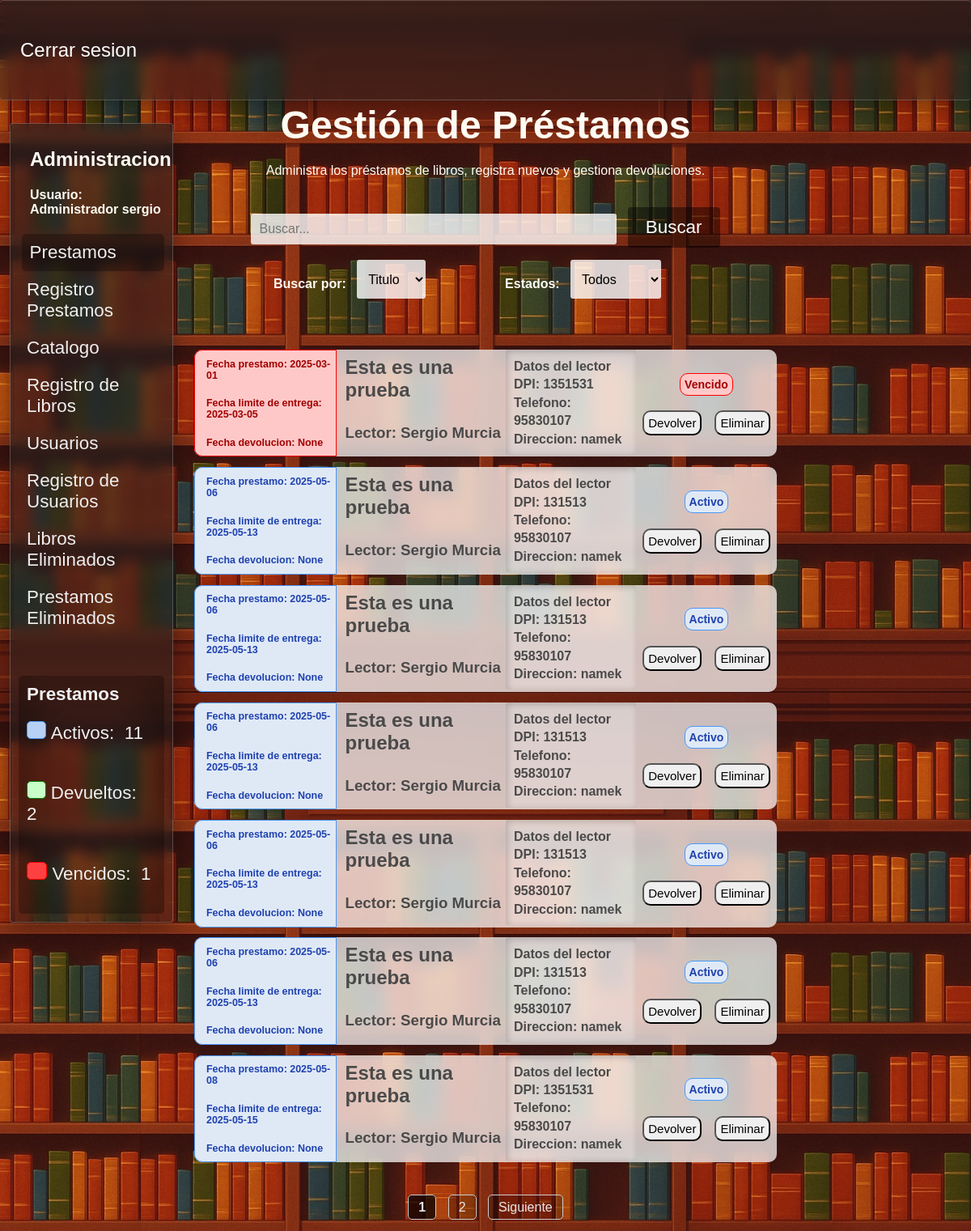
Before: /prestamos (signed in) with the older database file.
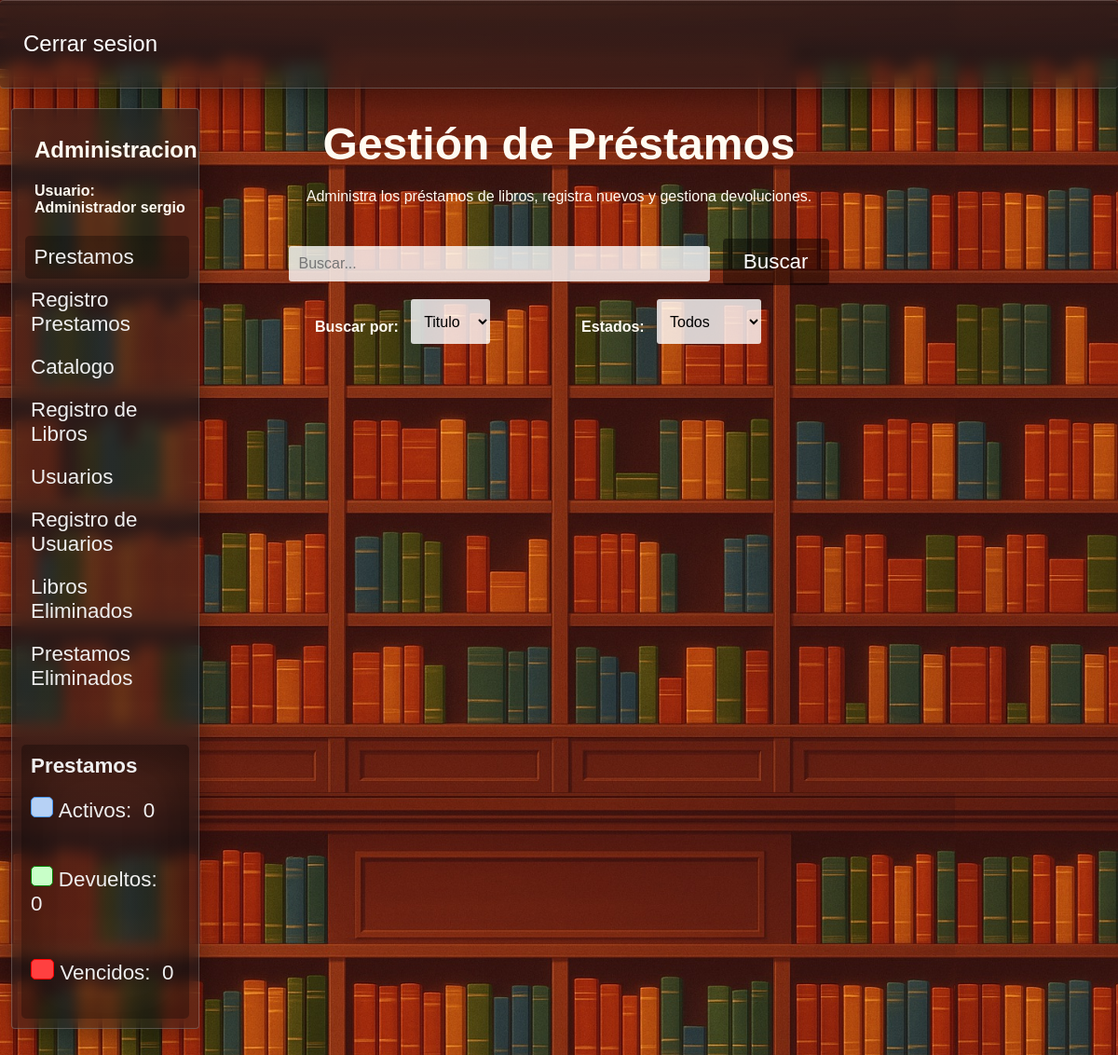
After: the same page with the newer database file.
### tables this page shows
CREATE TABLE "Prestamos" (
	"id_prestamo"	INTEGER NOT NULL,
	"dpi_usuario"	TEXT NOT NULL,
	"nombre"	TEXT NOT NULL,
	"apellido"	TEXT NOT NULL,
	"direccion"	TEXT NOT NULL,
	"num_telefono"	TEXT,
	"id_libro"	INTEGER NOT NULL,
	"grado"	TEXT,
	"id_estado"	TEXT NOT NULL,
	"fecha_prestamo"	DATE NOT NULL,
	"fecha_entrega_estimada"	DATE NOT NULL,
	"fecha_devolucion"	DATE,
	PRIMARY KEY("id_prestamo" AUTOINCREMENT),
	FOREIGN KEY("id_estado") REFERENCES "Estados"("id_estado"),
	FOREIGN KEY("id_libro") REFERENCES "Libros"("id_libro")
);

CREATE TABLE "Libros" (
	"id_libro"	INTEGER,
	"Titulo"	TEXT NOT NULL,
	"Tomo"	INTEGER,
	"ano_publicacion"	TEXT,
	"ISBN"	TEXT,
	"numero_paginas"	INTEGER  NOT NULL,
	"numero_copias"	INTEGER  NOT NULL,
	PRIMARY KEY("id_libro" AUTOINCREMENT),
	UNIQUE("Titulo", "Tomo")
);

### app.py (the view)
@app.route("/prestamos",methods = ["GET","POST"])
def prestamos():
    if "usuario" not in session:
        return redirect("/") #Solo se puede acceder con session iniciada
    conexion = conexion_BD()
    query = conexion.cursor()
    estados = request.args.get("estados", "Todos")
    verificar_vencidos()
    pagina = request.args.get("page", 1, type=int) #Recibe el parametro de la URL llamado page
    prestamos_por_pagina = 7
    offset = (pagina - 1) * prestamos_por_pagina
    query.execute("select count(*) from prestamos")
    total_prestamos = query.fetchone()[0]
    total_paginas = math.ceil(total_prestamos / prestamos_por_pagina)
    query.execute("""select p.fecha_prestamo, p.fecha_entrega_estimada, p.fecha_devolucion, l.Titulo, p.nombre, p.apellido, p.dpi_usuario, p.num_telefono,  p.direccion, e.estado, p.id_prestamo
                    from Prestamos p
                    join Libros l on p.id_libro = l.id_libro
                    join Estados e on p.id_estado = e.id_estado
                  order by e.id_estado asc
                  limit ? offset ?""",(prestamos_por_pagina,offset))
    prestamos = query.fetchall()
    query.execute("Select Count(*) from prestamos where id_estado = 1") #Prestamos vencidos
    prestamos_vencidos = query.fetchone()[0]
    query.execute("Select Count(*) from prestamos where id_estado = 2") #Prestamos activos
    prestamos_activos = query.fetchone()[0]
    query.execute("Select Count(*) from prestamos where id_estado = 3") #Prestamos devueltos
    prestamos_devueltos = query.fetchone()[0]
    query.close()
    conexion.close()
    return render_template("prestamos.html",prestamos=prestamos,estados=estados,pagina=pagina,total_paginas=total_paginas,
                           prestamos_activos=prestamos_activos,prestamos_devueltos=prestamos_devueltos,prestamos_vencidos=prestamos_vencidos)

### config.py (called while the page is built)
def conexion_BD():
    return sqlite3.connect(DB_PATH)

### templates/prestamos.html (shortened to what this page needs)
<!DOCTYPE html>
<html lang="es">
<head>
    <link rel="stylesheet" href="{{ url_for('static', filename='estilo_prestamos.css') }}">
    <link rel="stylesheet" href="{{ url_for('static', filename='barra_lateral.css') }}">
    <link rel="stylesheet" href="{{ url_for('static', filename='filtros.css') }}">
    <link rel="stylesheet" href="{{ url_for('static', filename='general.css') }}">
</head>
<body>
    <header>
        <div class="navbar fondo-cristal">
            <a href="{{ url_for('logout') }}">Cerrar sesion</a>
        </div>
    </header>
    <main>
        {% if ((session["rol"]) == "Administrador") or ((session["rol"]) == "Bibliotecario") %}
        <section class="barra-lateral fondo-cristal">
            <h2>Administracion</h2>
            <h4>Usuario: <br>
            {{session["rol"]}}&nbsp;{{session["usuario"]}}</h4>
            <nav>
                <a href="{{ url_for('prestamos') }}" id="pagina-actual">Prestamos </a>
                <a href="{{ url_for('registro_prestamos') }}">Registro Prestamos</a>
                <a href="{{ url_for('libros') }}">Catalogo </a>
                <a href="{{ url_for('insertar_libro') }}">Registro de Libros</a>
                {% if session["rol"] == "Administrador" %}
                <a href="{{ url_for('usuarios') }}">Usuarios</a>
                <a href="{{ url_for('registrar_usuarios') }}">Registro de Usuarios</a>
                <a href="{{ url_for('libros_eliminados') }}">Libros Eliminados</a>
                <a href="{{ url_for('prestamos_eliminados') }}">Prestamos Eliminados</a>
                {% endif %}
                <div class="conteo-prestamos">
                    <span>
                        <strong>Prestamos</strong>
                    </span>
                    <span>
                        <span id="azul"> </span>&nbsp;Activos:&nbsp;
                        {{prestamos_activos}}
                        <br><br>
                    </span>
                    <span>
                        <span id="verde"> </span>&nbsp;Devueltos:&nbsp;
                        {{prestamos_devueltos}}
                        <br><br>
                    </span>
                    <span>
                        <span id="rojo"> </span>&nbsp;Vencidos:&nbsp;
                        {{prestamos_vencidos}}
                        <br><br>
                    </span>
                </div>
            </nav>
        </section>
        {% endif %}
        <div class="div-busqueda">
            <form class="frm-prestamos" action="/buscar_prestamo" method="GET">
                <label for="buscar_prestamo"><h1>Gestión de Préstamos</h1>Administra los préstamos de libros, registra nuevos y gestiona devoluciones.</label><br><br><br>
                <input class="buscar-prestamo" id="cuadro-busqueda" type="text" name="buscar_prestamo" autocomplete="off" placeholder="Buscar...">&nbsp;&nbsp;
                <section class="menu-filtros">
                    <nav>
                        <section>
                            <h4> Buscar por: &nbsp;&nbsp;</h4>
                            <select name="filtro-busqueda" id="filtro-busqueda">
                                <option value="Titulo"
                                    >
                                    Titulo
                                </option>
                            </select>
                        </section>
                        <section>
                            <h4> Estados: &nbsp;&nbsp; </h4>
                            <select name="estados" id="estados">
                                <option value="Todos"
                                    {% if estados == "Todos" %}
                                        selected
                                    {% endif %}>
                                    Todos
                                </option>
                            </select>
                        </section>
                    </nav>
                </section>
                <button id="btn-buscar" type="submit">Buscar</button>
            </form>
        </div>
        <div class="contendor-prestamos">
            {% for prestamo in prestamos %}
            <div class="prestamo">
                <span class="span-fechas"
                {% if (prestamo[9]) == 'Activo' %}
                    id="p-activo"
                {% elif (prestamo[9]) == 'Devuelto' %}
                    id="p-devuelto"
                {% elif (prestamo[9]) == 'Vencido' %}
                    id="p-vencido"
                {% endif %}
                >
                    <h2>Fecha prestamo: {{prestamo[0]}}</h2>
                    <h2>Fecha limite de entrega: {{prestamo[1]}}</h2>
                    <h2>Fecha devolucion: {{prestamo[2]}}</h2>
                </span>
                <span id="span-info-prestamos">
                    <h2>{{prestamo[3]}}</h2>
                    <h3>Lector: {{prestamo[4]}}&nbsp;{{prestamo[5]}} </h3>
                </span>
                <span id="span-informacion-lector">
                    <h4 class="h4-datos-lector">
                        <strong>Datos del lector</strong><br>
                        DPI: {{prestamo[6]}} <br>
                        Telefono: {{prestamo[7]}}<br>
                        Direccion: {{prestamo[8]}}<br>
                    </h4>
                </span>
                <span id="span-estado-prestamo">
                    {% if (prestamo[9]) == 'Activo' %}
                        <h4 id="p-activo">Activo</h4>
                        <div class="div-acciones-prestamo">
                            <form class="frm-devolver-prestamo" action="/devolver_prestamo" method="POST">
                                <button type="submit">Devolver</button>
                            </form>
                    {% elif (prestamo[9]) == 'Devuelto' %}
                        <h4 id="p-devuelto">Devuelto</h4>
                        <div class="div-acciones-prestamo">
                    {% elif (prestamo[9]) == 'Vencido' %}
                        <h4 id="p-vencido">Vencido</h4>
                        <div class="div-acciones-prestamo">
                            <form class="frm-devolver-prestamo" action="/devolver_prestamo" method="POST">
                                <button type="submit">Devolver</button>
                            </form>
                    {% endif %}
                    {% if session["rol"] == 'Administrador' %}
                        <form class="frm-eliminar-prestamo" action="/eliminar_prestamo" method="POST">
                            <button type="reset" class="btn-eliminacion"> Eliminar </button>
                        </form>
                    {% endif %}
                    </div>
                </span>
            </div>
            {% endfor %}
            <br><br><br><br>
        </div>
        <div class="paginacion">
            {% for p in range(pagina - 1, pagina + 2) %}
                {% if 1 <= p <= total_paginas %}
                    {% if p == pagina %}
                        <strong>{{ p }}</strong>
                    {% else %}
                        <a href="{{ url_for('buscar_prestamo', page=p, buscar_prestamo=busqueda, estados=estados, filtro_busqueda=filtro_busqueda) }}">{{ p }}</a>
                    {% endif %}
                {% endif %}
            {% endfor %}
            {% if pagina < total_paginas %}
                <a href="{{ url_for('buscar_prestamo', page=pagina + 1, buscar_prestamo=busqueda, estados=estados, filtro_busqueda=filtro_busqueda) }}">Siguiente</a>
            {% endif %}
        </div>
    </main>
</body>
</html>

### static/estilo_prestamos.css (style rules this page uses)
body { background-image: url('img/libros-loop-v2.jpg'); background-size: cover; background-position: top; }
main { height: 100vh; display: flex; flex-direction: column; justify-content: center; align-items: center; color: #fffbf2; }
.contendor-prestamos { display: block; position: relative; width: 60%; height: auto; min-height: 90%; top: 50%; z-index: 0; margin: 2rem auto; }
form select, form input { padding: 10px; font-size: 1rem; border-radius: 3px; border: none; background-color: rgba(255, 255, 255, 0.8); color: black; }
form select { height: 3rem; }
.div-busqueda { text-align: center; position: absolute; top: 5rem; height: 40%; width: 60%; padding: 15px; border-radius: 4px; }
#cuadro-busqueda { width: 60%; }

### static/barra_lateral.css (style rules this page uses)
.barra-lateral { position: absolute; width: 15%; height: auto; left: 1%; top: 10%; padding: 10px; }
.barra-lateral nav { margin-top: 10%; }
.barra-lateral nav a { padding: 10px; color: #efefef; text-decoration: none; display: block; font-size: 1.4rem; transition: 0.2s ease-in-out; border-radius: 5px; }
.barra-lateral h4, .barra-lateral h2 { margin-left: 14px; }
#pagina-actual { background-color: rgba(0, 0, 0, 0.294); margin-left: 2%; }
.barra-lateral span { padding: 10px; color: #efefef; text-decoration: none; display: block; font-size: 1.4rem; transition: 0.2s ease-in-out; border-radius: 5px; }
.conteo-prestamos { margin-top: 3rem; box-shadow: inset 0px 0px 50px 20px rgba(0, 0, 0, 0.307); border-radius: 5px; }
#azul { background-color: rgb(182, 209, 245); color: rgb(31,65,175); border: solid 1px rgb(72, 152, 250); width: 1%; height: 1%; display: inline-block; }
#verde { background-color: rgb(200, 255, 200); color: rgb(0, 87, 0); border: solid 1px green; width: 1%; height: 1%; display: inline-block; }
#rojo { background-color: rgb(255, 64, 64); color: rgb(161, 0, 0); border: solid 1px red; width: 2%; height: 1%; display: inline-block; }

### static/filtros.css (style rules this page uses)
.menu-filtros { position: absolute; display: flex; width: 100%; }
.menu-filtros nav { margin-top: 2%; display: flex; width: 90%; justify-content: space-evenly; }
h2 { margin-left: 14px; }
.menu-filtros nav section { display: flex; }

### static/general.css (style rules this page uses)
body { margin: 0; padding: 0; font-family: Arial, sans-serif; }
h1 { font-size: 3rem; margin-bottom: 20px; }
#btn-registrar, #btn-buscar, #btn-catalogo, #btn-login, #btn-registrar-prestamo { text-decoration: none; color: white; background-color: #00000071; padding: 12px 22px; font-size: 1.4rem; border: none; border-radius: 4px; transition: background-color 0.2s ease-in-out; }
.navbar { background-color: #00000071; width: 100%; height: 8%; position: absolute; top: 0px; display: flex; align-items: center; justify-content: space-between; border-left: none !important; border-right: none !important; }
.navbar a { text-decoration: none; color: white; padding: 25px; font-size: 1.5rem; transition: 0.1s ease-in; border-radius: 4px; }
.fondo-cristal { background: linear-gradient(rgba(31,31,31,0.6),rgba(31,31,31,0.45)); backdrop-filter: blur(8px); box-shadow: 0 8px 32px 0 rgba(0,0,0,0.37); border: solid 1px rgba(255, 255, 255, 0.21); border-radius: 4px; }

Changed rows visible on the page:
removed Prestamos: fecha_prestamo "2025-03-01", fecha_entrega_estimada "2025-03-05", prestamo "None", Titulo "Esta es una prueba", nombre "Sergio", apellido "Murcia", dpi_usuario "1351531", num_telefono "95830107", direccion "namek"
removed Prestamos: fecha_prestamo "2025-05-06", fecha_entrega_estimada "2025-05-13", prestamo "None", Titulo "Esta es una prueba", nombre "Sergio", apellido "Murcia", dpi_usuario "131513", num_telefono "95830107", direccion "namek"
removed Prestamos: fecha_prestamo "2025-05-06", fecha_entrega_estimada "2025-05-13", prestamo "None", Titulo "Esta es una prueba", nombre "Sergio", apellido "Murcia", dpi_usuario "131513", num_telefono "95830107", direccion "namek"
removed Prestamos: fecha_prestamo "2025-05-06", fecha_entrega_estimada "2025-05-13", prestamo "None", Titulo "Esta es una prueba", nombre "Sergio", apellido "Murcia", dpi_usuario "131513", num_telefono "95830107", direccion "namek"
removed Prestamos: fecha_prestamo "2025-05-06", fecha_entrega_estimada "2025-05-13", prestamo "None", Titulo "Esta es una prueba", nombre "Sergio", apellido "Murcia", dpi_usuario "131513", num_telefono "95830107", direccion "namek"
removed Prestamos: fecha_prestamo "2025-05-06", fecha_entrega_estimada "2025-05-13", prestamo "None", Titulo "Esta es una prueba", nombre "Sergio", apellido "Murcia", dpi_usuario "131513", num_telefono "95830107", direccion "namek"
removed Prestamos: fecha_prestamo "2025-05-08", fecha_entrega_estimada "2025-05-15", prestamo "None", Titulo "Esta es una prueba", nombre "Sergio", apellido "Murcia", dpi_usuario "1351531", num_telefono "95830107", direccion "namek"
Other visible differences:
{{ prestamos_activos }}: "11" → "0"
{{ prestamos_devueltos }}: "2" → "0"
{{ prestamos_vencidos }}: "1" → "0"
list line gone: "1"
list line gone: "2"
text no longer shown: "Siguiente"
